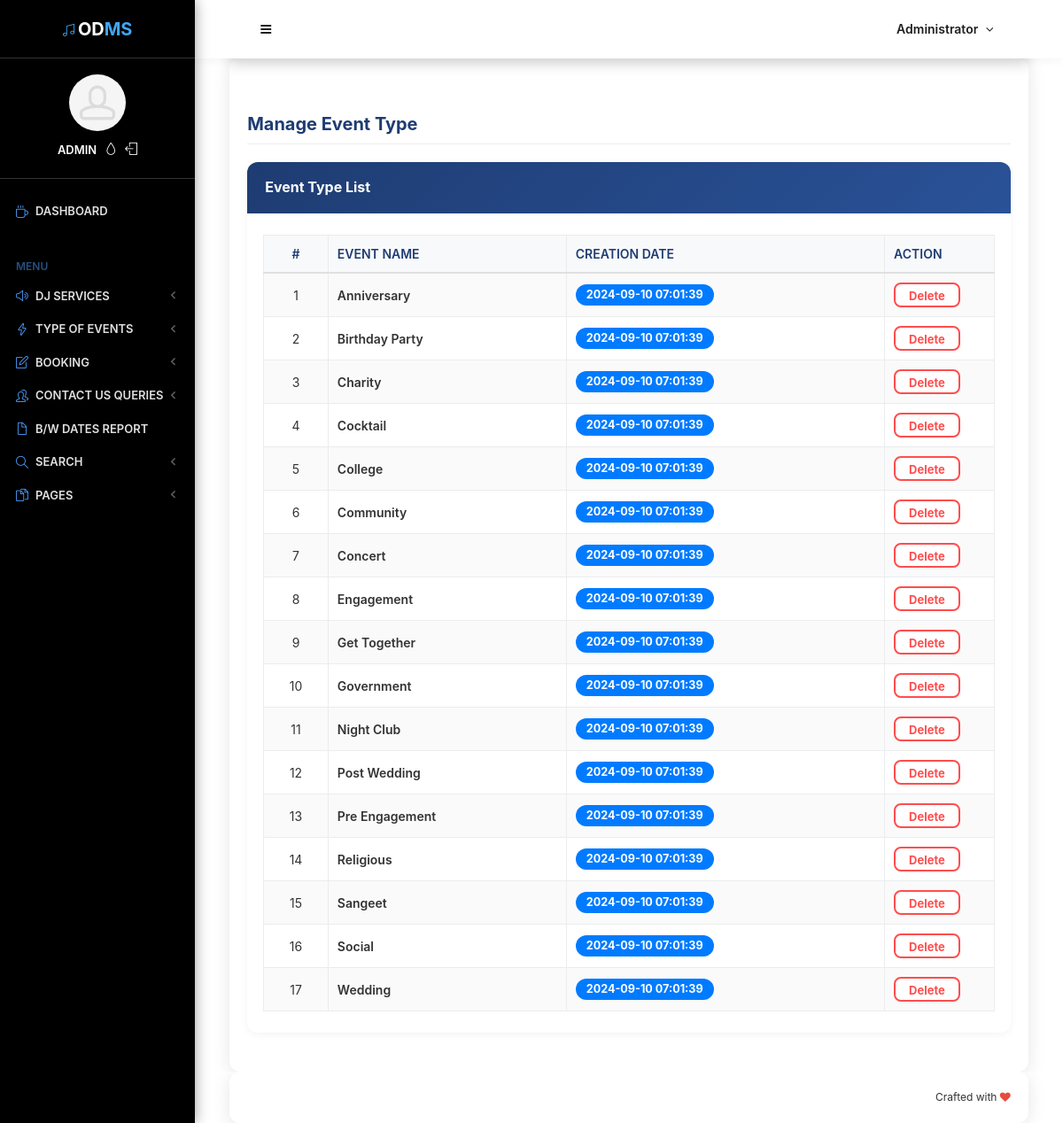
The page /odms/admin/manage-event-type.php (signed in) on the database its author committed.
### tables this page shows
CREATE TABLE `tbleventtype` (
  `ID` int(10) NOT NULL,
  `EventType` varchar(200) DEFAULT NULL,
  `CreationDate` timestamp NULL DEFAULT current_timestamp()
);

### odms/admin/manage-event-type.php (the view, shortened to what this page needs)
<?php
if (strlen($_SESSION['odmsaid']) == 0) {
    header('location:logout.php');
    exit();
} else {
?>
    <!doctype html>
    <html lang="en" class="no-focus">
    <head>
        <link rel="stylesheet" href="assets/js/plugins/datatables/dataTables.bootstrap4.min.css">
        <link rel="stylesheet" id="css-main" href="assets/css/codebase.min.css">
    </head>
    <body>
        <div id="page-container" class="sidebar-o sidebar-inverse side-scroll page-header-fixed main-content-narrow">
            <?php include_once('includes/sidebar.php'); ?>
            <?php include_once('includes/header.php'); ?>
            <main id="main-container">
                <div class="content">
                    <h2 class="content-heading">Manage Event Type</h2>
                    <div class="block">
                        <div class="block-header block-header-default">
                            <h3 class="block-title">Event Type List</h3>
                        </div>
                        <div class="block-content block-content-full">
                            <table class="table table-bordered table-striped table-vcenter js-dataTable-full-pagination">
                                <thead>
                                    <tr>
                                        <th class="text-center">#</th>
                                        <th>Event Name</th>
                                        <th>Creation Date</th>
                                        <th class="d-none d-sm-table-cell" style="width: 15%;">Action</th>
                                    </tr>
                                </thead>
                                <tbody>
                                    <?php
                                    $sql = "SELECT * FROM tbleventtype";
                                    $query = $dbh->prepare($sql);
                                    $query->execute();
                                    $results = $query->fetchAll(PDO::FETCH_OBJ);
                                    $cnt = 1;
                                    if ($query->rowCount() > 0) {
                                        foreach ($results as $row) {
                                    ?>
                                            <tr>
                                                <td class="text-center"><?php echo htmlentities($cnt); ?></td>
                                                <td class="font-w600"><?php echo htmlentities($row->EventType); ?></td>
                                                <td>
                                                    <span class="badge badge-primary"><?php echo htmlentities($row->CreationDate); ?></span>
                                                </td>
                                                <td>
                                                    <a href="manage-event-type.php?delid=<?php echo $row->ID; ?>"
                                                        onclick="return confirm('Do you really want to delete?');"
                                                        class="btn btn-danger btn-sm">Delete</a>
                                                </td>
                                            </tr>
                                    <?php $cnt++;
                                        }
                                    } ?>
                                </tbody>
                            </table>
                        </div>
                    </div>
                </div>
            </main>
            <?php include_once('includes/footer.php'); ?>
        </div>
    </body>
    </html>
<?php } ?>

### odms/admin/includes/sidebar.php (shortened to what this page needs)
<?php
if (strlen($_SESSION['odmsaid'] == 0)) {
    header('location:logout.php');
} else {
?>
    <nav id="sidebar" style="background-color: #000000; box-shadow: 0 0 15px rgba(0,0,0,0.4);">
        <div id="sidebar-scroll">
            <div class="sidebar-content">
                <div class="content-header content-header-fullrow px-15" style="background-color: #000000; border-bottom: 1px solid #333333;">
                    <div class="content-header-section text-center align-parent sidebar-mini-hidden">
                        <div class="content-header-item">
                            <a class="link-effect font-w700" href="dashboard.php">
                                <i class="si si-music-tone-alt text-primary"></i>
                                <span class="font-size-xl text-white">OD</span><span class="font-size-xl text-primary">MS</span>
                            </a>
                        </div>
                    </div>
                </div>
                <div class="content-side content-side-full content-side-user px-10 align-parent" style="background-color: #000000; border-bottom: 1px solid #333333;">
                    <div class="sidebar-mini-hidden-b text-center">
                        <a class="img-link" href="admin-profile.php">
                            <img class="img-avatar" src="assets/img/avatars/avatar15.jpg" alt="">
                        </a>
                        <ul class="list-inline mt-10">
                            <li class="list-inline-item">
                                <a class="link-effect text-white font-size-sm font-w600 text-uppercase" href="admin-profile.php">Admin</a>
                            </li>
                            <li class="list-inline-item">
                                <a class="link-effect text-white" data-toggle="layout" data-action="sidebar_style_inverse_toggle" href="admin-profile.php">
                                    <i class="si si-drop"></i>
                                </a>
                            </li>
                            <li class="list-inline-item">
                                <a class="link-effect text-white" href="logout.php">
                                    <i class="si si-logout"></i>
                                </a>
                            </li>
                        </ul>
                    </div>
                </div>
                <div class="content-side content-side-full">
                    <ul class="nav-main" style="color: #e0e0e0;">
                        <li class="open">
                            <a href="dashboard.php" style="color: #e0e0e0; background-color: #000000;"><i class="si si-cup" style="color: #4f9fff;"></i><span class="sidebar-mini-hide">Dashboard</span></a>
                        </li>
                        <li class="nav-main-heading" style="color: #4f9fff; margin-top: 10px;"><span class="sidebar-mini-visible">UI</span><span class="sidebar-mini-hidden">Menu</span></li>
                        <li>
                            <a class="nav-submenu" data-toggle="nav-submenu" style="color: #e0e0e0;"><i class="si si-volume-2" style="color: #4f9fff;"></i><span class="sidebar-mini-hide">DJ Services</span></a>
                        </li>
                        <li>
                            <a class="nav-submenu" data-toggle="nav-submenu" href="#" style="color: #e0e0e0;"><i class="si si-energy" style="color: #4f9fff;"></i><span class="sidebar-mini-hide">Type of Events</span></a>
                        </li>
                        <li>
                            <a class="nav-submenu" data-toggle="nav-submenu" href="#" style="color: #e0e0e0;"><i class="si si-note" style="color: #4f9fff;"></i><span class="sidebar-mini-hide">Booking</span></a>
                        </li>
                        <li>
                            <a class="nav-submenu" data-toggle="nav-submenu" href="#" style="color: #e0e0e0;"><i class="si si-users" style="color: #4f9fff;"></i><span class="sidebar-mini-hide">Contact Us Queries</span></a>
                        </li>
                        <li>
                            <a href="between-dates-report.php" style="color: #e0e0e0;"><i class="si si-doc" style="color: #4f9fff;"></i><span class="sidebar-mini-hide">B/w Dates Report</span></a>
                        </li>
                        <li>
                            <a class="nav-submenu" data-toggle="nav-submenu" href="#" style="color: #e0e0e0;"><i class="si si-magnifier" style="color: #4f9fff;"></i><span class="sidebar-mini-hide">Search</span></a>
                        </li>
                        <li>
                            <a class="nav-submenu" data-toggle="nav-submenu" href="#" style="color: #e0e0e0;"><i class="si si-docs" style="color: #4f9fff;"></i><span class="sidebar-mini-hide">Pages</span></a>
                        </li>
                    </ul>
                </div>
            </div>
        </div>
    </nav>
<?php } ?>

### odms/admin/includes/header.php (shortened to what this page needs)
<?php
include('includes/dbconnection.php');
if (strlen($_SESSION['odmsaid']) == 0) {
    header('location:logout.php');
} else {
?>
    <header id="page-header">
        <div class="content-header" style="background-color: #1a1f2e; box-shadow: 0 0.5rem 1rem rgba(0,0,0,.15);">
            <div class="content-header-section">
                <button type="button" class="btn btn-circle btn-dual-secondary" data-toggle="layout" data-action="sidebar_toggle">
                </button>
            </div>
            <div class="content-header-section">
                <div class="btn-group" role="group">
                    <?php
                    $aid = $_SESSION['odmsaid'];
                    $sql = "SELECT AdminName from tbladmin where ID=:aid";
                    $query = $dbh->prepare($sql);
                    $query->bindParam(':aid', $aid, PDO::PARAM_STR);
                    $query->execute();
                    $results = $query->fetchAll(PDO::FETCH_OBJ);
                    if ($query->rowCount() > 0) {
                        foreach ($results as $row) {
                    ?>
                            <button type="button" class="btn btn-rounded btn-dual-secondary" id="page-header-user-dropdown" data-toggle="dropdown" aria-haspopup="true" aria-expanded="false" style="color: #e0e0e0; transition: all 0.3s ease;" onmouseover="this.style.transform='scale(1.05)'; this.style.backgroundColor='#252b3b';" onmouseout="this.style.transform='scale(1)'; this.style.backgroundColor='';">
                                <span class="d-none d-sm-inline-block"><?php echo $row->AdminName; ?></span>
                            </button>
                    <?php $cnt = $cnt + 1;
                        }
                    } ?>
                </div>
            </div>
        </div>
    </header>
<?php } ?>
<header id="page-header">
    <div class="content-header">
        <div class="content-header-section">
            <button type="button" class="btn btn-circle btn-dual-secondary" data-toggle="layout" data-action="sidebar_toggle">
                <i class="fa fa-navicon"></i>
            </button>
        </div>
        <div class="content-header-section">
            <div class="btn-group" role="group">
                <?php
                $aid = $_SESSION['odmsaid'];
                $sql = "SELECT AdminName from  tbladmin where ID=:aid";
                $query = $dbh->prepare($sql);
                $query->bindParam(':aid', $aid, PDO::PARAM_STR);
                $query->execute();
                $results = $query->fetchAll(PDO::FETCH_OBJ);
                if ($query->rowCount() > 0) {
                    foreach ($results as $row) {               ?>
                        <button type="button" class="btn btn-rounded btn-dual-secondary" id="page-header-user-dropdown" data-toggle="dropdown" aria-haspopup="true" aria-expanded="false">
                            <?php echo $row->AdminName; ?><i class="fa fa-angle-down ml-5"></i>
                        </button>
                <?php $cnt = $cnt + 1;
                    }
                } ?>
            </div>
        </div>
    </div>
</header>

### odms/admin/includes/footer.php (shortened to what this page needs)
<footer id="page-footer" class="opacity-0">
    <div class="content py-20 font-size-xs clearfix">
        <div class="float-right">
            Crafted with <i class="fa fa-heart text-pulse"></i>
        </div>
    </div>
</footer>

### odms/admin/manage-event-type.php (style rules this page uses)
body { background: #ffffff; color: #333; }
#page-container { background: transparent; }
.content { background: #ffffff; border-radius: 12px; padding: 20px; box-shadow: 0 4px 20px rgba(0, 0, 0, 0.1); }
.content-heading { color: #1e3c72; font-weight: bold; margin-bottom: 20px; }
.block { background: #ffffff; border-radius: 12px; overflow: hidden; box-shadow: 0 2px 10px rgba(0, 0, 0, 0.05); }
.block-header { background: linear-gradient(135deg, #1e3c72 0%, #2a5298 100%); border-bottom: none; padding: 15px 20px; }
.block-title { color: #ffffff; font-weight: bold; }
.table { background: #ffffff; border-radius: 8px; margin-bottom: 0; }
.table thead th { background: #f8f9fa; color: #1e3c72; font-weight: 600; border-bottom: 2px solid #e0e0e0; }
.table td { vertical-align: middle; }
.badge { padding: 6px 12px; border-radius: 12px; font-weight: bold; font-size: 0.9rem; }
.badge-primary { background: #007BFF; color: #ffffff; font-weight: bold; }
.btn-danger { background: #ffffff; border: 2px solid #FF4D4D; color: #FF4D4D; border-radius: 8px; padding: 5px 15px; font-weight: bold; transition: all 0.3s ease; }

### rows shown on the page
tbleventtype: EventType "Anniversary", CreationDate "2024-09-10 07:01:39"
tbleventtype: EventType "Birthday Party", CreationDate "2024-09-10 07:01:39"
tbleventtype: EventType "Charity", CreationDate "2024-09-10 07:01:39"
tbleventtype: EventType "Cocktail", CreationDate "2024-09-10 07:01:39"
tbleventtype: EventType "College", CreationDate "2024-09-10 07:01:39"
tbleventtype: EventType "Community", CreationDate "2024-09-10 07:01:39"
tbleventtype: EventType "Concert", CreationDate "2024-09-10 07:01:39"
tbleventtype: EventType "Engagement", CreationDate "2024-09-10 07:01:39"
tbleventtype: EventType "Get Together", CreationDate "2024-09-10 07:01:39"
tbleventtype: EventType "Government", CreationDate "2024-09-10 07:01:39"
tbleventtype: EventType "Night Club", CreationDate "2024-09-10 07:01:39"
tbleventtype: EventType "Post Wedding", CreationDate "2024-09-10 07:01:39"
tbleventtype: EventType "Pre Engagement", CreationDate "2024-09-10 07:01:39"
tbleventtype: EventType "Religious", CreationDate "2024-09-10 07:01:39"
tbleventtype: EventType "Sangeet", CreationDate "2024-09-10 07:01:39"
tbleventtype: EventType "Social", CreationDate "2024-09-10 07:01:39"
tbleventtype: EventType "Wedding", CreationDate "2024-09-10 07:01:39"

### other values the page prints
$row->AdminName "Administrator"
